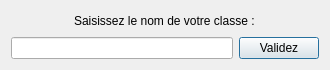
<?xml version="1.0" encoding="UTF-8"?>
<ui version="4.0">
 <class>DemandeNomClasse</class>
 <widget class="QDialog" name="DemandeNomClasse">
  <property name="geometry">
   <rect>
    <x>0</x>
    <y>0</y>
    <width>330</width>
    <height>70</height>
   </rect>
  </property>
  <property name="minimumSize">
   <size>
    <width>330</width>
    <height>70</height>
   </size>
  </property>
  <property name="maximumSize">
   <size>
    <width>330</width>
    <height>70</height>
   </size>
  </property>
  <property name="windowTitle">
   <string>Dialog</string>
  </property>
  <layout class="QVBoxLayout" name="verticalLayout">
   <item alignment="Qt::AlignmentFlag::AlignHCenter">
    <widget class="QLabel" name="label">
     <property name="text">
      <string>Saisissez le nom de votre classe :</string>
     </property>
    </widget>
   </item>
   <item>
    <layout class="QHBoxLayout" name="horizontalLayout">
     <item>
      <widget class="QLineEdit" name="textNom"/>
     </item>
     <item>
      <widget class="QPushButton" name="pushButton">
       <property name="text">
        <string>Validez</string>
       </property>
      </widget>
     </item>
    </layout>
   </item>
  </layout>
 </widget>
 <resources/>
 <connections/>
</ui>
